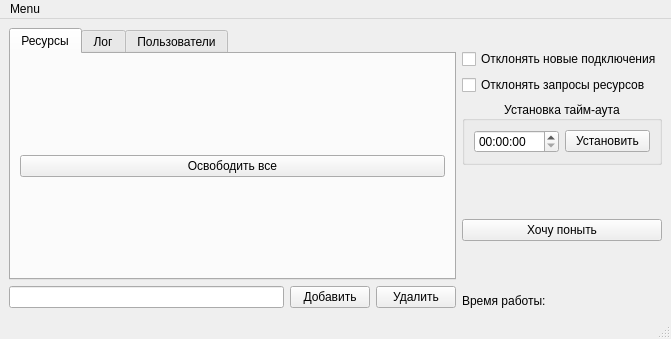
<?xml version="1.0" encoding="UTF-8"?>
<ui version="4.0">
 <class>MainWindow</class>
 <widget class="QMainWindow" name="MainWindow">
  <property name="geometry">
   <rect>
    <x>0</x>
    <y>0</y>
    <width>671</width>
    <height>339</height>
   </rect>
  </property>
  <property name="windowTitle">
   <string>MainWindow</string>
  </property>
  <widget class="QWidget" name="centralwidget">
   <layout class="QHBoxLayout" name="horizontalLayout_4">
    <item>
     <layout class="QVBoxLayout" name="verticalLayout_4">
      <item>
       <widget class="QTabWidget" name="tabWidget">
        <property name="currentIndex">
         <number>0</number>
        </property>
        <widget class="QWidget" name="tab">
         <attribute name="title">
          <string>Ресурсы</string>
         </attribute>
         <layout class="QVBoxLayout" name="verticalLayout_8">
          <item>
           <layout class="QVBoxLayout" name="verticalLayout_3">
            <item>
             <layout class="QVBoxLayout" name="resTableLayout"/>
            </item>
            <item>
             <widget class="QPushButton" name="clearAllBtn">
              <property name="text">
               <string>Освободить все</string>
              </property>
             </widget>
            </item>
           </layout>
          </item>
         </layout>
        </widget>
        <widget class="QWidget" name="tab_2">
         <attribute name="title">
          <string>Лог</string>
         </attribute>
         <layout class="QVBoxLayout" name="verticalLayout_9">
          <item>
           <layout class="QVBoxLayout" name="loggerLayout"/>
          </item>
         </layout>
        </widget>
        <widget class="QWidget" name="tab_3">
         <attribute name="title">
          <string>Пользователи</string>
         </attribute>
         <layout class="QVBoxLayout" name="verticalLayout_10">
          <item>
           <layout class="QVBoxLayout" name="usrTableLayout"/>
          </item>
         </layout>
        </widget>
       </widget>
      </item>
      <item>
       <layout class="QHBoxLayout" name="horizontalLayout_5">
        <item>
         <widget class="QLineEdit" name="lineEdit"/>
        </item>
        <item>
         <widget class="QPushButton" name="pushButtonAdd">
          <property name="text">
           <string>Добавить</string>
          </property>
         </widget>
        </item>
        <item>
         <widget class="QPushButton" name="pushButtonRemove">
          <property name="text">
           <string>Удалить</string>
          </property>
         </widget>
        </item>
       </layout>
      </item>
     </layout>
    </item>
    <item>
     <layout class="QVBoxLayout" name="verticalLayout_5">
      <item>
       <spacer name="verticalSpacer_2">
        <property name="orientation">
         <enum>Qt::Vertical</enum>
        </property>
        <property name="sizeType">
         <enum>QSizePolicy::Fixed</enum>
        </property>
        <property name="sizeHint" stdset="0">
         <size>
          <width>20</width>
          <height>21</height>
         </size>
        </property>
       </spacer>
      </item>
      <item>
       <layout class="QVBoxLayout" name="verticalLayout_2">
        <item>
         <widget class="QCheckBox" name="rejectConnCheckBox">
          <property name="text">
           <string>Отклонять новые подключения</string>
          </property>
         </widget>
        </item>
        <item>
         <widget class="QCheckBox" name="rejectResCheckBox">
          <property name="text">
           <string>Отклонять запросы ресурсов</string>
          </property>
         </widget>
        </item>
       </layout>
      </item>
      <item>
       <layout class="QVBoxLayout" name="verticalLayout">
        <item>
         <layout class="QHBoxLayout" name="horizontalLayout">
          <item>
           <widget class="QGroupBox" name="groupBox">
            <property name="title">
             <string>Установка тайм-аута</string>
            </property>
            <property name="alignment">
             <set>Qt::AlignCenter</set>
            </property>
            <property name="flat">
             <bool>false</bool>
            </property>
            <property name="checkable">
             <bool>false</bool>
            </property>
            <layout class="QHBoxLayout" name="horizontalLayout_3">
             <item>
              <widget class="QTimeEdit" name="timeEdit"/>
             </item>
             <item>
              <widget class="QPushButton" name="timeoutBtn">
               <property name="text">
                <string>Установить</string>
               </property>
              </widget>
             </item>
            </layout>
           </widget>
          </item>
         </layout>
        </item>
       </layout>
      </item>
      <item>
       <spacer name="verticalSpacer_3">
        <property name="orientation">
         <enum>Qt::Vertical</enum>
        </property>
        <property name="sizeHint" stdset="0">
         <size>
          <width>20</width>
          <height>40</height>
         </size>
        </property>
       </spacer>
      </item>
      <item>
       <widget class="QPushButton" name="pushButton">
        <property name="toolTip">
         <string>Нашел баг/недоработку</string>
        </property>
        <property name="text">
         <string>Хочу поныть</string>
        </property>
       </widget>
      </item>
      <item>
       <spacer name="verticalSpacer">
        <property name="orientation">
         <enum>Qt::Vertical</enum>
        </property>
        <property name="sizeHint" stdset="0">
         <size>
          <width>20</width>
          <height>40</height>
         </size>
        </property>
       </spacer>
      </item>
      <item>
       <widget class="QLabel" name="workTime">
        <property name="text">
         <string>Время работы:</string>
        </property>
       </widget>
      </item>
     </layout>
    </item>
   </layout>
  </widget>
  <widget class="QMenuBar" name="menubar">
   <property name="geometry">
    <rect>
     <x>0</x>
     <y>0</y>
     <width>671</width>
     <height>20</height>
    </rect>
   </property>
   <widget class="QMenu" name="menuMenu">
    <property name="title">
     <string>Menu</string>
    </property>
    <widget class="QMenu" name="menu">
     <property name="title">
      <string>Служебные</string>
     </property>
     <addaction name="services"/>
    </widget>
    <addaction name="changeAddress"/>
    <addaction name="tray_en"/>
    <addaction name="menu"/>
   </widget>
   <addaction name="menuMenu"/>
  </widget>
  <widget class="QStatusBar" name="statusbar"/>
  <action name="changeAddress">
   <property name="text">
    <string>Сменить порт</string>
   </property>
  </action>
  <action name="tray_en">
   <property name="checkable">
    <bool>true</bool>
   </property>
   <property name="text">
    <string>Сворачивать в трей</string>
   </property>
  </action>
  <action name="services">
   <property name="text">
    <string>Отправить гуся</string>
   </property>
  </action>
 </widget>
 <resources/>
 <connections/>
</ui>
